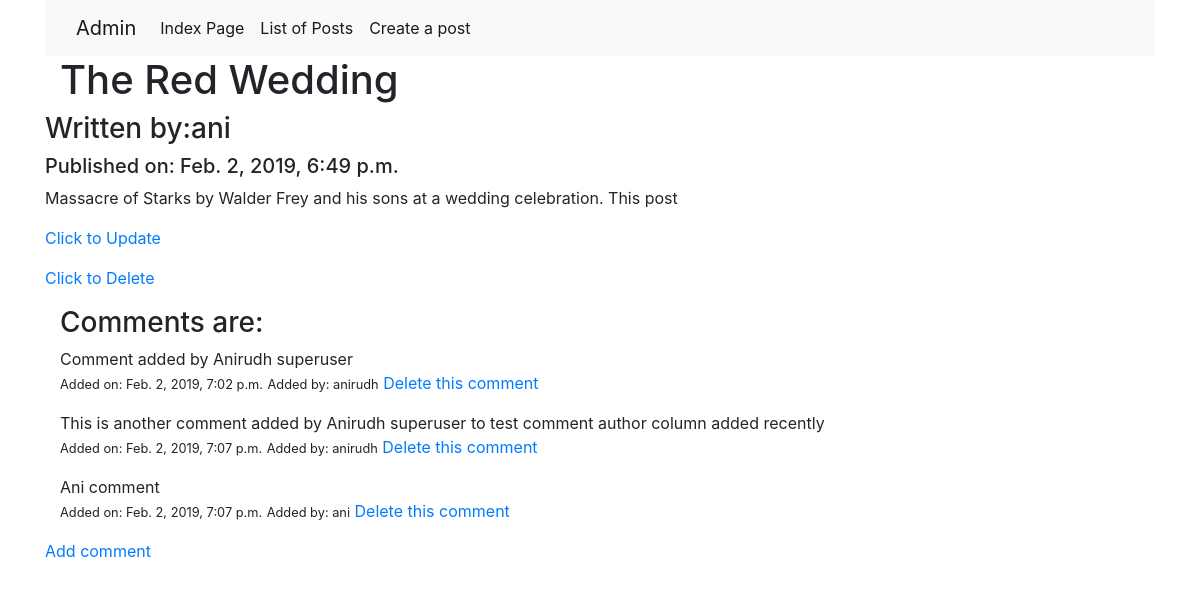
The page /posts/27/ on the database its author committed.
### blog/models.py (models this page shows, shortened)
class Post(models.Model):
    author = models.ForeignKey("auth.User",on_delete=models.CASCADE)
    title = models.CharField(max_length=256)
    text = models.TextField()
    create_date = models.DateTimeField(default=timezone.now())
    published_date = models.DateTimeField(blank=True,null=True)
    def get_comments(self):
        return Comment.objects.filter(post=self)

class Comment(models.Model):
    author = models.ForeignKey("auth.User",on_delete=models.CASCADE)
    post = models.ForeignKey('Post',related_name='comments',on_delete=models.CASCADE)
    text = models.TextField()
    create_date = models.DateTimeField(default=timezone.now())
    is_approved = models.BooleanField(default=False)

### blog/views.py (the view)
# urls.py: path('posts/<int:pk>/',views.PostDetailView.as_view(),name='post_detail'),
class PostDetailView(DetailView):
    model = Post
    context_object_name = 'post'
    def get_context_data(self,**kwargs):
        context = super().get_context_data(**kwargs)
        return context

### blog/templates/blog/post_detail.html (shortened to what this page needs)
{% extends 'blog/base.html' %}
{% block body_block %}
  <div class="container">
    <h1>{{post.title}}</h1>
  </div>
  <div class="">
    <h3>Written by:{{post.author}}</h3>
  </div>
  <div class="">
    <h5>Published on: {{post.published_date}}</h5>
  </div>
  <p>{{post.text}}</p>
  <p><a href="{% url 'blog:post_update' pk=post.pk%}">Click to Update</a></p>
  <p><a href="{% url 'blog:post_delete_confirm' pk=post.pk%}">Click to Delete</a></p>
  <div class="container">
  <h3>Comments are:</h3>
  {% for comment in post.get_comments %}
    <p>{{comment.text}}<br>
       <small>Added on: {{comment.create_date}}</small>
       <small>Added by: {{comment.author}}</small>
      <a href="{% url 'blog:comment_delete_form' pk=comment.pk%}">Delete this comment</a>
  {% endfor %}
  </div>
  <div class="">
    <p><a href="{% url 'blog:comment_add_form' pk=post.pk%}">Add comment</a></p>
  </div>
{% endblock %}

### rows shown on the page
Post: title "The Red Wedding", author "ani", published_date "Feb. 2, 2019, 6:49 p.m.", text "Massacre of Starks by Walder Frey and his sons at a wedding celebration. This post"
Comment: text "Comment added by Anirudh superuser", create_date "Feb. 2, 2019, 7:02 p.m.", author "anirudh"
Comment: text "This is another comment added by Anirudh superuser to test comment author column added recently", create_date "Feb. 2, 2019, 7:07 p.m.", author "anirudh"
Comment: text "Ani comment", create_date "Feb. 2, 2019, 7:07 p.m.", author "ani"
